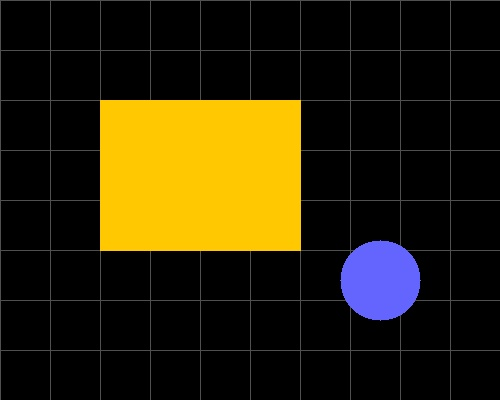
#> input picture sample_inputs/input_exp13.jpg, 500 x 400 px
$ python exp13_affine_transformation.py
#> lines starting #> are read from the running program, lines starting #| are printed output that depends on the picture
import cv2
import numpy as np
import os

# Experiment 13: Affine Transformation
image_path = os.path.join(os.path.dirname(__file__), "..", "sample_inputs", "input_exp13.jpg")
image = cv2.imread(image_path)
#> image is the input picture: shape (400, 500, 3); mean B, G, R 9.3, 35.4, 43.7
if image is None:
    image = cv2.imread("input_exp13.jpg")

rows, cols, ch = image.shape
#> rows = 400; cols = 500; ch = 3
pts1 = np.float32([[50, 50], [200, 50], [50, 200]])
pts2 = np.float32([[10, 100], [200, 50], [100, 250]])
matrix = cv2.getAffineTransform(pts1, pts2)
transformed_image = cv2.warpAffine(image, matrix, (cols, rows))
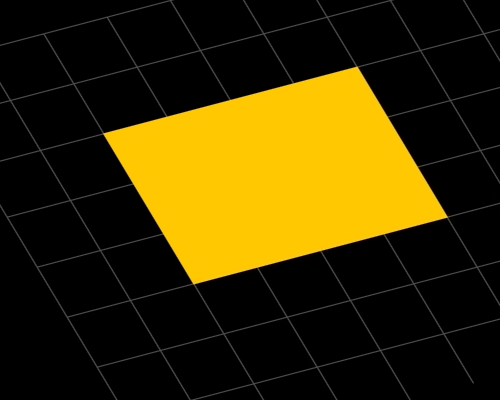
#> transformed_image: shape (400, 500, 3); mean B, G, R 2.7, 46.6, 58.8

cv2.imshow("Original Image", image)
cv2.imshow("Affine Transformed Image", transformed_image)

out_path = os.path.join(os.path.dirname(__file__), "..", "output_screenshots", "exp13_output.png")
cv2.imwrite(out_path, cv2.hconcat([image, transformed_image]))
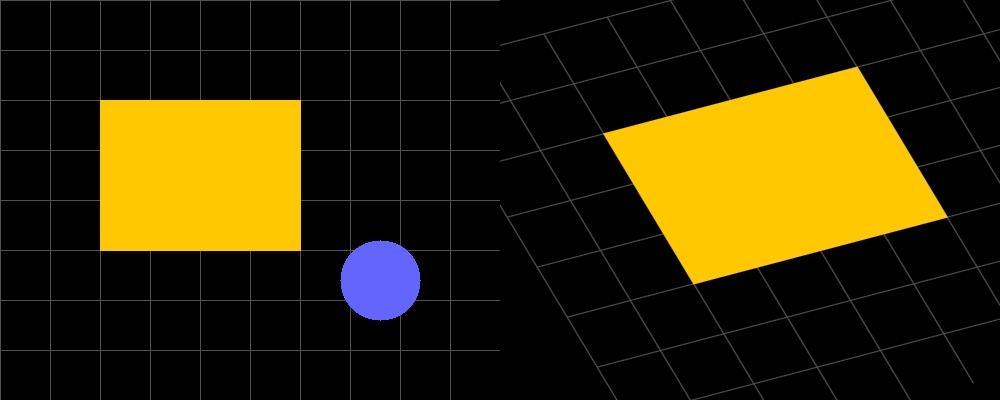
#> saved as exp13_output.png: shape (400, 1000, 3); mean B, G, R 6, 41, 51.3
print(f"Exp 13 output saved to {out_path}")

cv2.waitKey(500)
cv2.destroyAllWindows()
